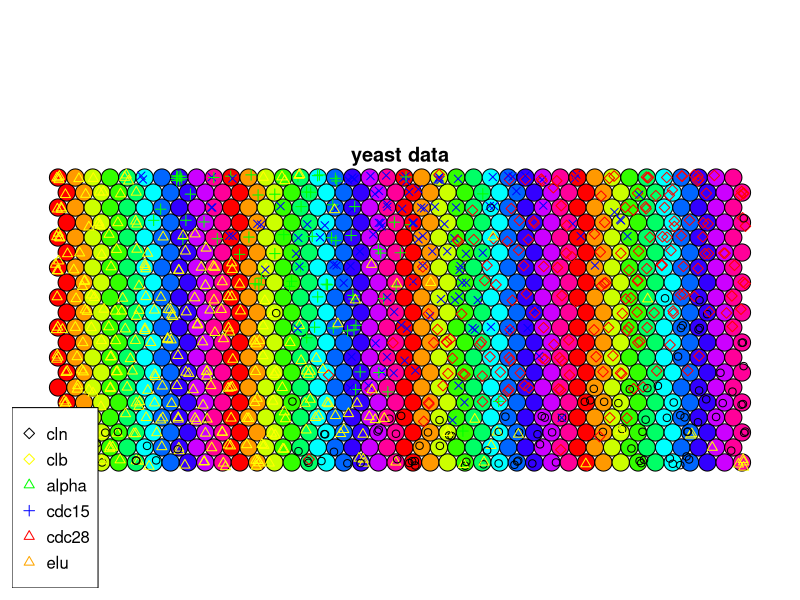

Here is the R script that generated this plot:
library(kohonen)

data(yeast)

x <- yeast
for (i in 1:(length(x) - 1)) {
  df <- data.frame(x[[i]])
  df[is.na.data.frame(df)] <- 0
  x[[i]] <- as.matrix(df)
}

yeast.supersom <- supersom(x, somgrid(40, 20, "hexagonal"),
                           whatmap = c("cln", "clb", "alpha", "cdc15", "cdc28", "elu"),
                           maxNA.fraction = .6)
classes <- as.integer(yeast$class)
colors <- c("black", "yellow", "green", "blue", "red", "orange")
groups <- 10
plot(yeast.supersom, type="mapping",
     bgcol=rainbow(groups), col = colors[classes],
     pch = classes, main = "yeast data")
legend(x = "bottomleft", col = colors, pch = classes,
       legend = c("cln", "clb", "alpha", "cdc15", "cdc28", "elu"))
